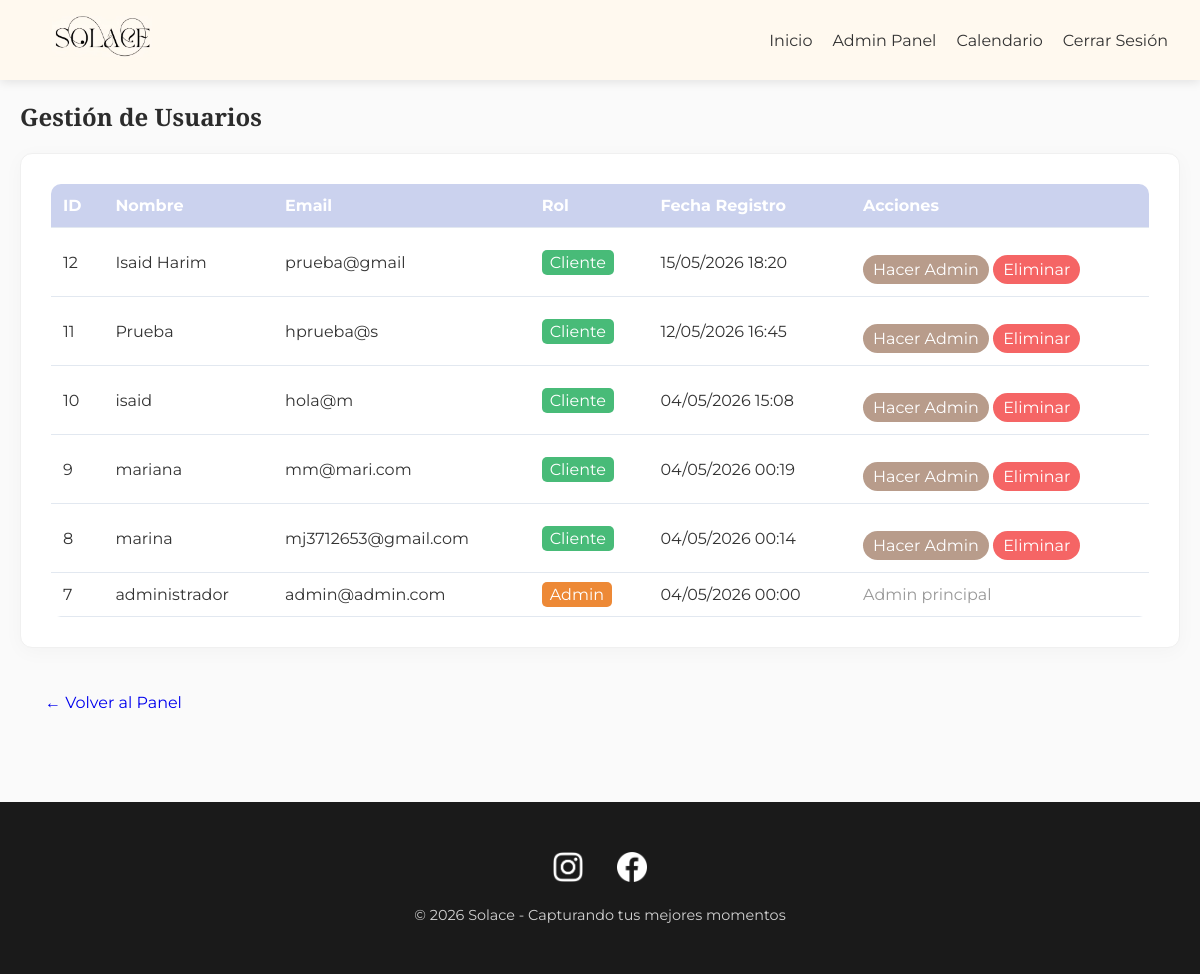
The app's page /gestionar_usuarios.php (signed in) with its own data.
### tables this page shows
CREATE TABLE `usuarios` (
  `id` int(11) NOT NULL,
  `nombre_completo` varchar(100) NOT NULL,
  `email` varchar(100) NOT NULL,
  `password` varchar(255) NOT NULL,
  `rol` enum('cliente','admin') DEFAULT 'cliente',
  `fecha_registro` timestamp NOT NULL DEFAULT current_timestamp()
);

### gestionar_usuarios.php (the view, shortened to what this page needs)
<?php
require_once 'database.php';
$stmt = $pdo->query("SELECT * FROM usuarios ORDER BY fecha_registro DESC");
$usuarios = $stmt->fetchAll();
include 'header.php';
?>
<h2>Gestión de Usuarios</h2>
<div class="card">
    <table class="table">
        <thead>
            <tr><th>ID</th><th>Nombre</th><th>Email</th><th>Rol</th><th>Fecha Registro</th><th>Acciones</th></tr>
        </thead>
        <tbody>
            <?php foreach($usuarios as $u): ?>
            <tr>
                <td><?php echo $u['id']; ?></td>
                <td><?php echo htmlspecialchars($u['nombre_completo']); ?></td>
                <td><?php echo htmlspecialchars($u['email']); ?></td>
                <td>
                    <span style="background: <?php echo $u['rol'] == 'admin' ? '#ed8936' : '#48bb78'; ?>; color: white; padding: 3px 8px; border-radius: 5px;">
                        <?php echo ucfirst($u['rol']); ?>
                    </span>
                </td>
                <td><?php echo date('d/m/Y H:i', strtotime($u['fecha_registro'])); ?></td>
                <td>
                    <?php if($u['rol'] != 'admin'): ?>
                        <a href="?cambiar_rol=<?php echo $u['id']; ?>" class="btn btn-primary" style="padding: 5px 10px;">Hacer Admin</a>
                        <a href="?eliminar=<?php echo $u['id']; ?>" class="btn btn-danger" style="padding: 5px 10px;" onclick="return confirm('¿Eliminar este usuario?')">Eliminar</a>
                    <?php else: ?>
                        <span style="color: #999;">Admin principal</span>
                    <?php endif; ?>
                </td>
            </tr>
            <?php endforeach; ?>
        </tbody>
    </table>
</div>
<div style="margin-top: 20px;">
    <a href="admin.php" class="btn">← Volver al Panel</a>
</div>
<?php include 'footer.php'; ?>

### style.css (style rules this page uses)
html { scroll-behavior: smooth; }
* { margin: 0; padding: 0; box-sizing: border-box; }
body { font-family: 'Montserrat', 'Segoe UI', Tahoma, sans-serif; background-color: #fafafa; color: #333333; min-height: 100vh; display: flex; flex-direction: column; }
h1, h2, h3, .logo { font-family: 'Playfair Display', serif; font-weight: 600; color: #2c2c2c; }
h2 { color: #2c2c2c !important; margin-bottom: 15px; }
.card { background: white; border-radius: 12px; padding: 30px; margin: 20px 0; border: 1px solid #f0f0f0; box-shadow: 0 4px 20px rgba(0,0,0,0.03); transition: all 0.3s ease; }
.btn { display: inline-block; padding: 10px 25px; border-radius: 25px; text-decoration: none; margin-top: 15px; transition: all 0.3s; border: none; cursor: pointer; font-size: 1rem; }
.btn-primary { background: #b89c8b; color: white; }
.btn-danger { background: #f56565; color: white; }
.table { width: 100%; background: white; border-radius: 10px; overflow: hidden; border-collapse: collapse; }
.table th, .table td { padding: 12px; text-align: left; border-bottom: 1px solid #e2e8f0; }
.table th { background: #cbd2ee; color: white; }

### records on screen
usuarios: id "12", nombre_completo "Isaid Harim", email "prueba@gmail", rol "Cliente", fecha_registro "15/05/2026 18:20"
usuarios: id "11", nombre_completo "Prueba", email "hprueba@s", rol "Cliente", fecha_registro "12/05/2026 16:45"
usuarios: id "10", nombre_completo "isaid", email "hola@m", rol "Cliente", fecha_registro "04/05/2026 15:08"
usuarios: id "9", nombre_completo "mariana", email "mm@mari.com", rol "Cliente", fecha_registro "04/05/2026 00:19"
usuarios: id "8", nombre_completo "marina", email "mj3712653@gmail.com", rol "Cliente", fecha_registro "04/05/2026 00:14"
usuarios: id "7", nombre_completo "administrador", email "admin@admin.com", rol "Admin", fecha_registro "04/05/2026 00:00", shows "Admin principal"
